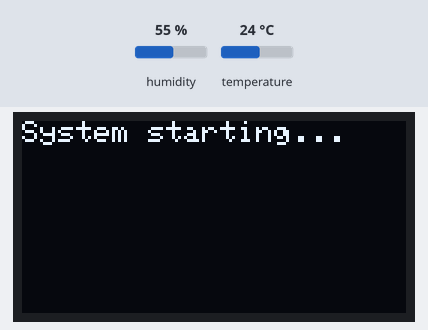
The program below on a simulated ESP32-S3. Parts: 128×64 one-colour display. Inputs (shaded band) come from the test bench; at power-on: humidity 55 %, temperature 24 °C. WiFi joins after 1.5 s; servers stay silent unless stated; the display library's start-up logo is not drawn; no MQTT or app messages arrive unless stated; what the program prints to the serial monitor is not drawn.

Above: at 2.6 s.
2.7 s: humidity set to 22 %
At 4.0 s:
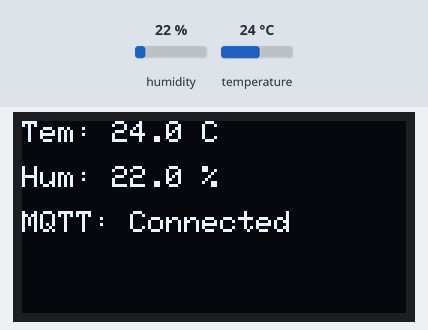
4.6 s: temperature set to 12 °C
At 7.1 s:
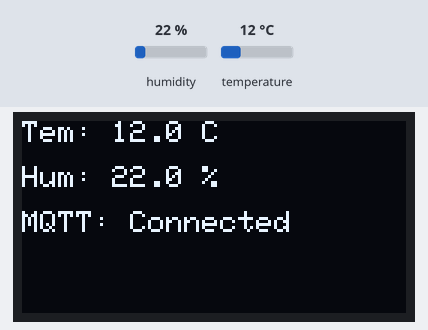
7.6 s: humidity set to 40 %
At 10.3 s:
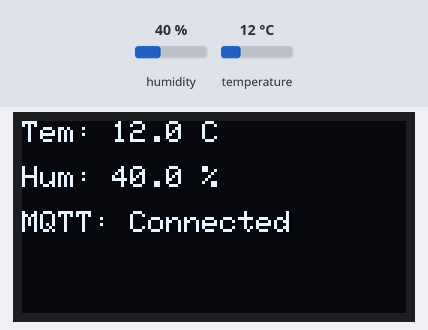
10.6 s: temperature set to 19 °C
Timing chart, 0 to 13.6 s (numbered marks = the images above; inputs shaded):
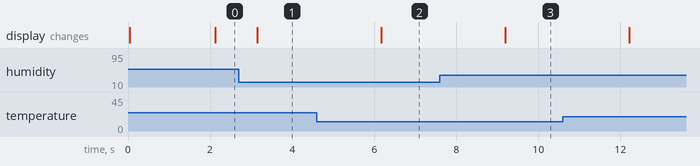

Measured:
- after the input at 2.7 s, the display: changes after 0.45 s (image 1)
- after the input at 4.6 s, the display: changes after 1.6 s (image 2)
- after the input at 7.6 s, the display: changes after 1.6 s (image 3)

The program:

main.cpp
```cpp
#include <Arduino.h>
#include <WiFi.h>
#include <PubSubClient.h>
#include <WiFiClientSecure.h>
#include "DHT.h"
#include <Adafruit_SSD1306.h>
#include <ArduinoJson.h> // 使用ArduinoJson库处理JSON数据

// =================== 硬件配置 ===================
#define DHTPIN 6
#define DHTTYPE DHT11
#define SCREEN_WIDTH 128
#define SCREEN_HEIGHT 64
#define OLED_I2C_ADDR 0x3C

// =================== WiFi和MQTT配置 ===================
const char* ssid = "513";
const char* password = "lysmwhwys0912";
const char* mqtt_server = "ra61176f.ala.eu-central-1.emqxsl.com"; // 注意EMQX的SSL地址格式
const int mqtt_port = 8883;
const char* mqtt_topic_pub = "esp32/pub/dht11";
const char* mqtt_topic_sub = "esp32/sub/dht11";
const char* mqtt_user = "test1";
const char* mqtt_password = "123456";

// =================== FreeRTOS句柄和全局对象 ===================
TaskHandle_t sensor_task_handle = NULL;
TaskHandle_t oled_task_handle = NULL;
TaskHandle_t mqtt_task_handle = NULL;

QueueHandle_t sensor_data_queue = NULL;
struct SensorData {
  float temperature;
  float humidity;
  bool valid;
};
const int queue_len = 5;

//用于检测wifi和mqtt连接情况
EventGroupHandle_t mqtt_event_group;
const int WIFI_CONNECTED_BIT = BIT0;
const int MQTT_CONNECTED_BIT = BIT1;
//初始化对象
DHT dht(DHTPIN, DHTTYPE);
Adafruit_SSD1306 display(SCREEN_WIDTH, SCREEN_HEIGHT, &Wire, -1);
WiFiClientSecure espClient;
PubSubClient mqtt_client(espClient);

// =================== CA证书 ===================
const char* root_ca = \
"-----BEGIN CERTIFICATE-----\n" \
"MIIDrzCCApegAwIBAgIQCDvgVpBCRrGhdWrJWZHHSjANBgkqhkiG9w0BAQUFADBh\n" \
"MQswCQYDVQQGEwJVUzEVMBMGA1UEChMMRGlnaUNlcnQgSW5jMRkwFwYDVQQLExB3\n" \
"d3cuZGlnaWNlcnQuY29tMSAwHgYDVQQDExdEaWdpQ2VydCBHbG9iYWwgUm9vdCBD\n" \
"QTAeFw0wNjExMTAwMDAwMDBaFw0zMTExMTAwMDAwMDBaMGExCzAJBgNVBAYTAlVT\n" \
"MRUwEwYDVQQKEwxEaWdpQ2VydCBJbmMxGTAXBgNVBAsTEHd3dy5kaWdpY2VydC5j\n" \
"b20xIDAeBgNVBAMTF0RpZ2lDZXJ0IEdsb2JhbCBSb290IENBMIIBIjANBgkqhkiG\n" \
"9w0BAQEFAAOCAQ8AMIIBCgKCAQEA4jvhEXLeqKTTo1eqUKKPC3eQyaKl7hLOllsB\n" \
"CSDMAZOnTjC3U/dDxGkAV53ijSLdhwZAAIEJzs4bg7/fzTtxRuLWZscFs3YnFo97\n" \
"nh6Vfe63SKMI2tavegw5BmV/Sl0fvBf4q77uKNd0f3p4mVmFaG5cIzJLv07A6Fpt\n" \
"43C/dxC//AH2hdmoRBBYMql1GNXRor5H4idq9Joz+EkIYIvUX7Q6hL+hqkpMfT7P\n" \
"T19sdl6gSzeRntwi5m3OFBqOasv+zbMUZBfHWymeMr/y7vrTC0LUq7dBMtoM1O/4\n" \
"gdW7jVg/tRvoSSiicNoxBN33shbyTApOB6jtSj1etX+jkMOvJwIDAQABo2MwYTAO\n" \
"BgNVHQ8BAf8EBAMCAYYwDwYDVR0TAQH/BAUwAwEB/zAdBgNVHQ4EFgQUA95QNVbR\n" \
"TLtm8KPigxvD17I90VUwHwYDVR0jBBgwFoAUA95QNVbRTLtm8KPigxvD17I90VUw\n" \
"DQYJKoZIhvcNAQEFBQADggEBAMucN6pIExIK+t1EnE9SsPTfrgTlEkJoyQY/Esrh\n" \
"hMAtudXH/vTBH1jLuG2cenTnmCmrEbXjcKChzUyImZOMkXDiqw8cvpOp/2PV5Adg\n" \
"06O/nVsJ8dWO41P0jmP6P6fbtGbfYmbW0W5BjfIttep3Sp+dWOIrWcBAI+0tKIJF\n" \
"PnlUkiaY4IBIqDfv8NZ5YBberOgOzW6sRBc4L0na4UU+Krk2U886UAb3LujEV0ls\n" \
"YSEY1QSteDwsOoBrp+uvFRTp2InBuThs4pFsiv9kuXclVzDAGySj4dzp30d8tbQk\n" \
"CAUw7C29C79Fv1C5qfPrmAESrciIxpg0X40KPMbp1ZWVbd4=\n" \
"-----END CERTIFICATE-----\n";

// =================== 函数声明 ===================
void connectToWiFi();
void callback(char* topic, byte* payload, unsigned int length);
void reconnectMQTT();

// =================== 任务函数实现 ===================

// 任务1: 传感器数据读取任务 (优先级2)
void sensorTask(void *pvParameters) {
  SensorData data;
  Serial.println("传感器任务启动...");
  for (;;) {
    data.humidity = dht.readHumidity();
    data.temperature = dht.readTemperature();
    data.valid = !isnan(data.humidity) && !isnan(data.temperature);

    if (data.valid) {
      if (xQueueSend(sensor_data_queue, (void *)&data, (TickType_t)10) != pdPASS) {
        Serial.println("警告: 传感器数据队列已满，数据可能丢失!");
      }
    } else {
      Serial.println("错误: 从DHT传感器读取数据失败!");
    }
    vTaskDelay(pdMS_TO_TICKS(3000)); // 每3秒读取一次
  }
}

// 任务2: OLED显示任务 (优先级1 - 绑定到核心1)
void oledTask(void *pvParameters) {
  SensorData received_data;
  Serial.println("OLED starting...");

  if(!display.begin(SSD1306_SWITCHCAPVCC, OLED_I2C_ADDR)) {
    Serial.println(F("SSD1306 wrong"));
    for(;;);//无限循环
  }
  display.display();
  vTaskDelay(2000 / portTICK_PERIOD_MS);
  display.clearDisplay();

  display.setTextSize(1);
  display.setTextColor(SSD1306_WHITE);
  display.setCursor(0, 0);
  display.println("System starting...");
  display.display();

  for (;;) {
    if (xQueueReceive(sensor_data_queue, &received_data, portMAX_DELAY) == pdPASS) {//永久等待拿数据
      if (received_data.valid) {
        display.clearDisplay();

        display.setCursor(0, 0);
        display.printf("Tem: %.1f C", received_data.temperature);

        display.setCursor(0, 15);
        display.printf("Hum: %.1f %%", received_data.humidity);

        display.setCursor(0, 30);
        //用事件组检测wifi和mqtt连接情况并显示在oled屏幕上
        EventBits_t bits = xEventGroupGetBits(mqtt_event_group);
        if (bits & MQTT_CONNECTED_BIT) {
            display.print("MQTT: Connected");
        } else if (bits & WIFI_CONNECTED_BIT) {
            display.print("MQTT: Disconnected");
        } else {
            display.print("WiFi: Connecting");
        }
        display.display();
      }
    }
  }
}

// 任务3: MQTT任务 (优先级1)
void mqttTask(void *pvParameters) {
  SensorData received_data;
  Serial.println("MQTT任务启动...");

  // 设置CA证书
  espClient.setCACert(root_ca);

  mqtt_client.setServer(mqtt_server, mqtt_port);
  mqtt_client.setCallback(callback);

  //检测wifi和mqtt连接情况
  for (;;) {
    if (WiFi.status() != WL_CONNECTED) {
      xEventGroupClearBits(mqtt_event_group, WIFI_CONNECTED_BIT | MQTT_CONNECTED_BIT);
      connectToWiFi();
      xEventGroupSetBits(mqtt_event_group, WIFI_CONNECTED_BIT);
    }

    if (!mqtt_client.connected()) {
      xEventGroupClearBits(mqtt_event_group, MQTT_CONNECTED_BIT);
      reconnectMQTT();
      xEventGroupSetBits(mqtt_event_group, MQTT_CONNECTED_BIT);
    }
    mqtt_client.loop();

    //永久等待拿取温湿度数据
    if (xQueueReceive(sensor_data_queue, &received_data, portMAX_DELAY) == pdPASS) {
      if (received_data.valid) {
        // 使用ArduinoJson库创建JSON文档
        JsonDocument doc;
        doc["temperature"] = received_data.temperature;
        doc["humidity"] = received_data.humidity;
        doc["device"] = "esp32-s3";

        // 序列化JSON到字符串
        char json_buffer[200];
        serializeJson(doc, json_buffer, sizeof(json_buffer));

        // 发布到MQTT主题
        if (mqtt_client.publish(mqtt_topic_pub, json_buffer)) {
          Serial.printf("MQTT消息发布成功: %s\n", json_buffer);
        } else {
          Serial.println("错误: MQTT消息发布失败!");
        }
      }
    }
    vTaskDelay(100 / portTICK_PERIOD_MS);
  }
}

// =================== MQTT相关辅助函数 ===================

// 连接到WiFi
void connectToWiFi() {
  Serial.printf("正在连接到WiFi: %s", ssid);
  WiFi.begin(ssid, password);
  while (WiFi.status() != WL_CONNECTED) {
    vTaskDelay(500 / portTICK_PERIOD_MS);
    Serial.print(".");
  }
  Serial.println("\nWiFi已连接!");
  Serial.print("IP地址: ");
  Serial.println(WiFi.localIP());
}

// MQTT收到消息的回调函数
void callback(char* topic, byte* payload, unsigned int length) {
  Serial.print("收到消息 [");
  Serial.print(topic);
  Serial.print("]: ");
  for (int i = 0; i < length; i++) {
    Serial.print((char)payload[i]);
  }
  Serial.println();
}

// 连接/重连到MQTT服务器
void reconnectMQTT() {
  while (!mqtt_client.connected()) {
    Serial.print("尝试连接到MQTT服务器...");
    String client_id = "esp32-client-" + String(WiFi.macAddress());
    if (mqtt_client.connect(client_id.c_str(), mqtt_user, mqtt_password)) {
      Serial.println("MQTT已连接!");
      if (mqtt_client.subscribe(mqtt_topic_sub)) {
        Serial.printf("成功订阅主题: %s\n", mqtt_topic_sub);
      }
    } else {
      Serial.printf("连接失败, rc=%d 将在5秒后重试\n", mqtt_client.state());
      vTaskDelay(5000 / portTICK_PERIOD_MS);
    }
  }
}

// =================== Arduino Setup & Loop ===================

void setup() {
  Serial.begin(9600);

  dht.begin();

  //创建事件组和队列
  mqtt_event_group = xEventGroupCreate();

  sensor_data_queue = xQueueCreate(queue_len, sizeof(SensorData));
  if (sensor_data_queue == NULL) {
    Serial.println("错误: 创建队列失败!");
    while(1);
  }

  // 创建传感器任务
  xTaskCreate(
    sensorTask,
    "Sensor Task",
    4096,
    NULL,
    2,
    &sensor_task_handle
  );

  // 创建OLED显示任务 (绑定到核心1)
  xTaskCreatePinnedToCore(
    oledTask,
    "OLED Task",
    4096,
    NULL,
    1,
    &oled_task_handle,
    1
  );

  // 创建MQTT任务
  xTaskCreate(
    mqttTask,
    "MQTT Task",
    8192,
    NULL,
    1,
    &mqtt_task_handle
  );

  Serial.println("所有任务已创建，FreeRTOS调度器即将启动...");
}

void loop() {
  vTaskDelete(NULL);
}
```
